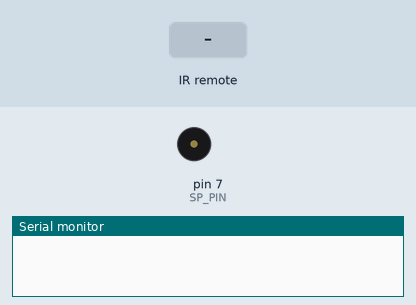
Simulated run of this sketch. Board: Arduino Uno, built with avr-gcc and run on an emulated ATmega328P. Parts: buzzer (waves = sounding), the last lines printed to the serial monitor. The inputs (shaded band) are chosen by the test bench.

Above: at 1.2 s.
1.3 s: infrared code 0x7D7DDE21 received
At 2.7 s:
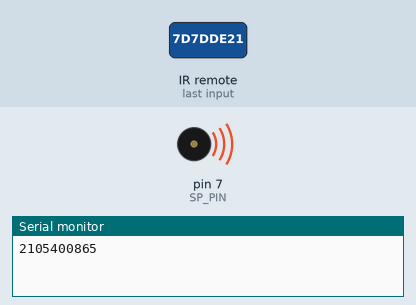
Timing chart, 0 to 5.2 s (numbered marks = the images above; inputs shaded):
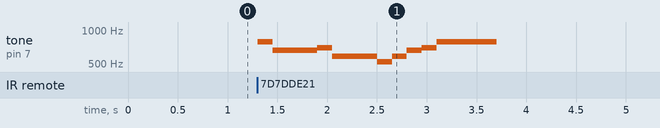

Measured:
- after the input at 1.3 s, tone on pin 7 (SP_PIN): plays 784 Hz for 0.15 s, 659 Hz for 0.45 s, 698 Hz for 0.15 s, 587 Hz for 0.45 s, 523 Hz for 0.15 s, 587 Hz for 0.15 s … (9 notes in this stretch), starting at once

The sketch:

infared-led-simple.ino
```cpp
#include <IRremote.h>
#include "pitches.h"
const byte SP_PIN = 7;

int RECV_PIN = 2;
IRrecv irrecv(RECV_PIN);
decode_results results;

void setup() {
  Serial.begin(9600);
  irrecv.enableIRIn();
  pinMode(SP_PIN, OUTPUT);
}

void loop() {
  if(irrecv.decode(&results)){
    Serial.println(results.value);
    if(results.value == 2105400865){
      speak1();
    }else if(results.value == 2105360065){
      speak2();
    }
    irrecv.resume();
  }

}

void speak1(){
  tone(SP_PIN, NOTE_G5, 150);
  delay(150);
  tone(SP_PIN, NOTE_E5, 150);
  delay(150);
  tone(SP_PIN, NOTE_E5, 300);
  delay(300);

  tone(SP_PIN, NOTE_F5, 150);
  delay(150);
  tone(SP_PIN, NOTE_D5, 150);
  delay(150);
  tone(SP_PIN, NOTE_D5, 300);
  delay(300);

  tone(SP_PIN, NOTE_C5, 150);
  delay(150);
  tone(SP_PIN, NOTE_D5, 150);
  delay(150);
  tone(SP_PIN, NOTE_E5, 300);
  delay(150);
  tone(SP_PIN, NOTE_F5, 300);
  delay(150);


  tone(SP_PIN, NOTE_G5, 300);
  delay(150);
  tone(SP_PIN, NOTE_G5, 300);
  delay(150);
  tone(SP_PIN, NOTE_G5, 300);
  delay(150);
}

void speak2(){
  tone(SP_PIN, NOTE_G5, 150);
  delay(150);
  tone(SP_PIN, NOTE_G5, 150);
  delay(150);
  tone(SP_PIN, NOTE_G5, 300);
  delay(150);
  tone(SP_PIN, NOTE_G5, 300);
  delay(150);

}
```

pitches.h
```cpp
#define NOTE_B0  31
#define NOTE_C1  33
#define NOTE_CS1 35
#define NOTE_D1  37
#define NOTE_DS1 39
#define NOTE_E1  41
#define NOTE_F1  44
#define NOTE_FS1 46
#define NOTE_G1  49
#define NOTE_GS1 52
#define NOTE_A1  55
#define NOTE_AS1 58
#define NOTE_B1  62
#define NOTE_C2  65
#define NOTE_CS2 69
#define NOTE_D2  73
#define NOTE_DS2 78
#define NOTE_E2  82
#define NOTE_F2  87
#define NOTE_FS2 93
#define NOTE_G2  98
#define NOTE_GS2 104
#define NOTE_A2  110
#define NOTE_AS2 117
#define NOTE_B2  123
#define NOTE_C3  131
#define NOTE_CS3 139
#define NOTE_D3  147
#define NOTE_DS3 156
#define NOTE_E3  165
#define NOTE_F3  175
#define NOTE_FS3 185
#define NOTE_G3  196
#define NOTE_GS3 208
#define NOTE_A3  220
#define NOTE_AS3 233
#define NOTE_B3  247
#define NOTE_C4  262
#define NOTE_CS4 277
#define NOTE_D4  294
#define NOTE_DS4 311
#define NOTE_E4  330
#define NOTE_F4  349
#define NOTE_FS4 370
#define NOTE_G4  392
#define NOTE_GS4 415
#define NOTE_A4  440
#define NOTE_AS4 466
#define NOTE_B4  494
#define NOTE_C5  523
#define NOTE_CS5 554
#define NOTE_D5  587
#define NOTE_DS5 622
#define NOTE_E5  659
#define NOTE_F5  698
#define NOTE_FS5 740
#define NOTE_G5  784
#define NOTE_GS5 831
#define NOTE_A5  880
#define NOTE_AS5 932
#define NOTE_B5  988
#define NOTE_C6  1047
#define NOTE_CS6 1109
#define NOTE_D6  1175
#define NOTE_DS6 1245
#define NOTE_E6  1319
#define NOTE_F6  1397
#define NOTE_FS6 1480
#define NOTE_G6  1568
#define NOTE_GS6 1661
#define NOTE_A6  1760
#define NOTE_AS6 1865
#define NOTE_B6  1976
#define NOTE_C7  2093
#define NOTE_CS7 2217
#define NOTE_D7  2349
#define NOTE_DS7 2489
#define NOTE_E7  2637
#define NOTE_F7  2794
#define NOTE_FS7 2960
#define NOTE_G7  3136
#define NOTE_GS7 3322
#define NOTE_A7  3520
#define NOTE_AS7 3729
#define NOTE_B7  3951
#define NOTE_C8  4186
#define NOTE_CS8 4435
#define NOTE_D8  4699
#define NOTE_DS8 4978
```
